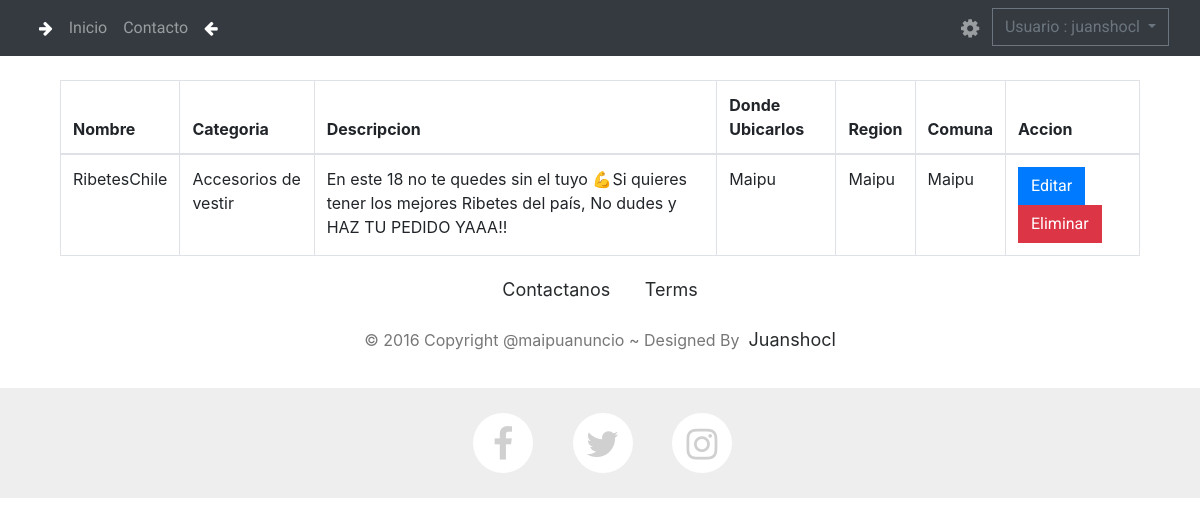
The app's page /publish/ (signed in) with its own data.
### publish/models.py (models this page shows, shortened)
class advertisement(models.Model):
    id = models.UUIDField(primary_key=True, default=uuid.uuid4, editable=False)
    User = models.ForeignKey(User, on_delete=models.CASCADE, default=None)
    name = models.CharField(default = None, max_length=50, blank=True  )
    Type_advertisement = models.ForeignKey(typeA, on_delete=models.CASCADE, default=None)
    description  = models.CharField(max_length=200, default=None, blank=True  )
    Userfacebook = models.CharField(default = None, max_length=50, blank=True  )
    UserInstagram = models.CharField(default = None, max_length=50, blank=True  )
    UserTwitter = models.CharField(default = None, max_length=50, blank=True  )
    comuna = models.ForeignKey(comuna, on_delete=models.CASCADE, default = None)
    whatsapp = models.CharField(max_length=11, default=None, blank=True  )
    show_phones = models.BooleanField(default=False, blank=True  )
    email = models.EmailField(max_length=254, default=None, blank=True  )
    url_website = models.URLField(max_length=200, default=None, blank=True  )
    address = models.CharField(max_length=200, default=None, blank=True  )
    show_adress = models.BooleanField(default=False, blank=True  )
    incorporation_date = models.DateField(auto_now=True)
    state = models.BooleanField(default=False)
    def get_socialNetwork(self):
        return self.Social_network.name
    get_socialNetwork.shot_description = 'Redes Sociales'

class typeA(models.Model):
    id = models.UUIDField(primary_key=True, default=uuid.uuid4, editable=False)
    description = models.CharField(max_length=50)
    def __str__(self):
        return self.description

class comuna(models.Model):
    CodComuna = models.IntegerField(primary_key=True, default=None)
    Reg = models.ForeignKey(region, on_delete=models.CASCADE)
    ComunaName = models.CharField(max_length=50, default=None)
    def __str__(self):
        return self.ComunaName

### publish/views.py (the view)
# urls.py: path('publish/', login_required(views.pubList.as_view()), name='pubList'),
class pubList(ListView):
     model = advertisement
     template_name = 'publish/publish.html'
     def get_queryset(self):
          queryset = super(pubList, self).get_queryset()
          queryset = queryset.filter(User=self.request.user)
          return queryset

### templates/publish/publish.html (shortened to what this page needs)
{% extends 'base.html' %}
{% block content %}
<br>
<div class="container">
<table class="table table-bordered">
    <thead>
        <tr>
            <th>Nombre</th>
            <th>Categoria</th>
            <th>Descripcion</th>
            <th>Donde Ubicarlos</th>
            <th>Region</th>
            <th>Comuna</th>
            <th>Accion</th>
        </tr>
    </thead>
    <tbody>
        {% if object_list%} {% for adv in object_list %}
        <tr>
            <td>{{ adv.name }}</td>
            <td>{{adv.Type_advertisement}}</td>
            <td>{{ adv.description}}</td>
            <td>{{ adv.comuna }}</td>
            <td>{{ adv.comuna }}</td>
            <td>{{ adv.comuna }}</td>
            <td>
                <a class="btn btn-primary" href="{% url 'pubUpdate' adv.id  %}">Editar</a>
                <a class="btn btn-danger" href="{% url 'pubDelete' adv.id  %}">Eliminar</a>
            </td>
        </tr>
        {% endfor %} {% else %}
        <h1>No hay emprendimientos que listar asociados a su cuenta</h1>
        <a class="btn btn-primary" href="{% url 'pubNuevo'  %}">Nuevo</a>
        {% endif %}
    </tbody>
</table>
</div>{% endblock content %}

### templates/base.html (shortened to what this page needs)
<!DOCTYPE html>
{% load static%}
<html>
<head>
    <link rel="stylesheet" href="https://cdnjs.cloudflare.com/ajax/libs/twitter-bootstrap/4.1.3/css/bootstrap.min.css">
    <link rel="stylesheet" href="https://cdnjs.cloudflare.com/ajax/libs/font-awesome/4.7.0/css/font-awesome.min.css">
    <link rel="stylesheet" href="https://cdn.datatables.net/1.10.15/css/dataTables.bootstrap.min.css">
    <link rel="stylesheet" href="{% static 'css/styles.min.css' %} ">
    <link rel="stylesheet" type="text/css" href="https://cdn.datatables.net/1.10.21/css/jquery.dataTables.min.css">
</head>
<body>
    <nav class="navbar navbar-dark navbar-expand-md sticky-top bg-dark">
        <div class="container-fluid">
            <div class="collapse navbar-collapse" id="navcol-1">
                <ul class="nav navbar-nav flex-grow-1">
                    <li class="nav-item" role="presentation"><a class="nav-link active"><i
                                class="fa fa-arrow-right"></i></a></li>
                    <li class="nav-item" role="presentation"><a class="nav-link scroll" href="{% url 'index' %}"
                            style="font-family: ABeeZee, sans-serif;">Inicio</a></li>
                    <li class="nav-item" role="presentation"><a class="nav-link" href="mailto:maipuanuncio@gmail.com?subject=Quisiera%20publicar%20con%20ustedes"
                            style="font-family: ABeeZee, sans-serif;">Contacto</a></li>
                    <li class="nav-item" role="presentation"><a class="nav-link active"><i
                                class="fa fa-arrow-left"></i></a></li>
                </ul>
                    <ul class="nav navbar-nav flex-row justify-content-between ml-auto">
                    <li class="nav-item order-2 order-md-1"><a href="#" class="nav-link" title="settings"><i class="fa fa-cog fa-fw fa-lg"></i></a></li>
                    <li class="dropdown order-1">
                        <button type="button" id="dropdownMenu1" data-toggle="dropdown" class="btn btn-outline-secondary dropdown-toggle">
                        {% if user.is_authenticated %}
                            Usuario : {{user.username }}{% comment %} Usuario  {{user.first_name}} {{user.last_name }} {% endcomment %}
                        {% else%}
                        Login
                        {% endif %}
                        </button>
                    </li>
                </ul>
            </div>
        </div>
    </nav>
    <div class="container">
    {% block content %}
    {% endblock content %}
    </div>
    <footer id="myFooter" style="padding:0px;">
        <div class="container-fluid">
            <div class="row text-center">
                <div class="col-12">
                    <ul class="list-unstyled">
                        <li><a href="mailto:maipuanuncio@gmail.com?subject=Quisiera%20publicar%20con%20ustedes">Contactanos</a></li>
                        <li><a href="#">Terms</a></li>
                    </ul>
                    <p class="footer-copyright">© 2016 Copyright @maipuanuncio ~ Designed By &nbsp;<a href="https://bit.ly/33HsRQ8">Juanshocl</a></p>
                </div>
                <div class="col footer-social">
                <a href="https://www.facebook.com/maipuanuncio" target="_blank"  class="social-icons">
                <i class="fa fa-facebook"></i></a>
                <a href="https://twitter.com/maipuanuncio" target="_blank"  class="social-icons">
                <i class="fa fa-twitter"></i></a>
                <a href="https://www.instagram.com/maipuanuncio/" target="_blank" class="social-icons">
                <i class="fa fa-instagram"></i></a>
            </div>
        </div>
    </footer>
</body>
</html>

### records on screen
advertisement: name "RibetesChile", Type_advertisement "Accesorios de vestir", description "En este 18 no te quedes sin el tuyo 💪Si quieres tener los mejores Ribetes del país, No dudes y HAZ TU PEDIDO YAAA!!", comuna "Maipu"

### other values on screen
{{ user.username }} "juanshocl"
